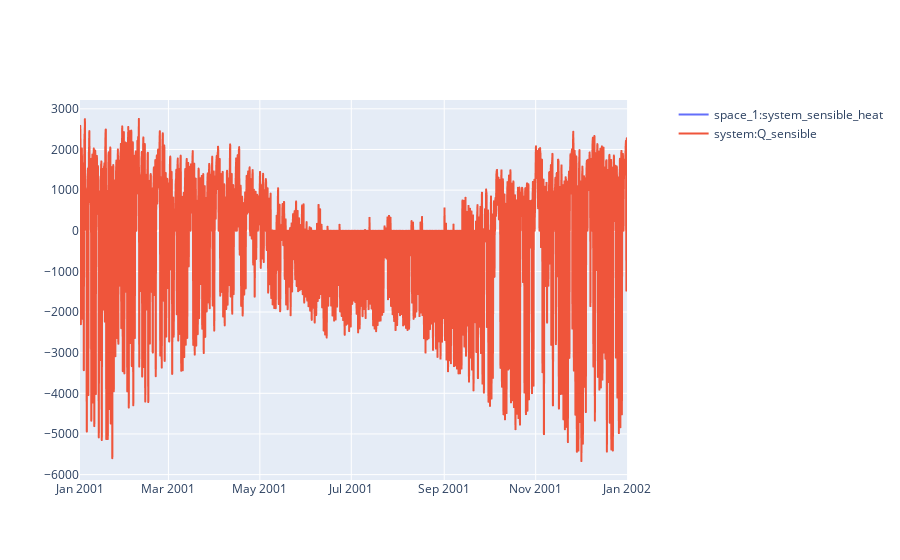

This figure's notebook cell:
### Code cell
variables = [pro.component("space_1").variable("system_sensible_heat"),
             pro.component("system").variable("Q_sensible")] 
sim.plot(pro.dates(),variables)

### Figure 1 — Plotly figure (JSON) as saved in the notebook; plotly's stock layout.template omitted (floating-point values rounded to 4 significant figures; data arrays with more than 128 entries replaced by an {"elided": "..."} marker saying what was removed)
{"data": [{"hovertemplate": "date=%{x}<br>space_1:system_sensible_heat=%{y}<extra></extra>", "legendgroup": "", "line": {"dash": "solid"}, "marker": {"symbol": "circle"}, "mode": "lines", "name": "space_1:system_sensible_heat", "showlegend": true, "type": "scattergl", "x": {"elided": "8760 str values"}, "xaxis": "x", "y": {"elided": "8760 float values"}, "yaxis": "y"}, {"hovertemplate": "date=%{x}<br>system:Q_sensible=%{y}<extra></extra>", "legendgroup": "", "line": {"dash": "solid"}, "marker": {"symbol": "circle"}, "mode": "lines", "name": "system:Q_sensible", "showlegend": true, "type": "scattergl", "x": {"elided": "8760 str values"}, "xaxis": "x", "y": {"elided": "8760 float values"}, "yaxis": "y"}], "layout": {"xaxis": {"anchor": "y", "domain": [0, 0.94]}, "yaxis": {"anchor": "x", "domain": [0, 1]}, "yaxis2": {"anchor": "x", "overlaying": "y", "side": "right"}}}
